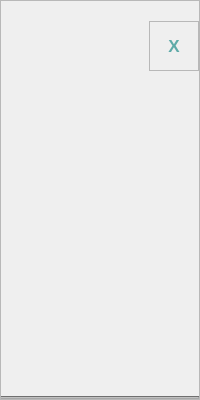
                     <widget class="QFrame" name="frame_53">
                      <property name="minimumSize">
                       <size>
                        <width>0</width>
                        <height>400</height>
                       </size>
                      </property>
                      <property name="frameShape">
                       <enum>QFrame::StyledPanel</enum>
                      </property>
                      <property name="frameShadow">
                       <enum>QFrame::Raised</enum>
                      </property>
                      <layout class="QVBoxLayout" name="verticalLayout_45">
                       <property name="spacing">
                        <number>0</number>
                       </property>
                       <property name="leftMargin">
                        <number>0</number>
                       </property>
                       <property name="topMargin">
                        <number>15</number>
                       </property>
                       <property name="rightMargin">
                        <number>0</number>
                       </property>
                       <property name="bottomMargin">
                        <number>0</number>
                       </property>
                       <item alignment="Qt::AlignRight">
                        <widget class="QFrame" name="frame_6">
                         <property name="minimumSize">
                          <size>
                           <width>50</width>
                           <height>50</height>
                          </size>
                         </property>
                         <property name="maximumSize">
                          <size>
                           <width>40</width>
                           <height>40</height>
                          </size>
                         </property>
                         <property name="frameShape">
                          <enum>QFrame::StyledPanel</enum>
                         </property>
                         <property name="frameShadow">
                          <enum>QFrame::Raised</enum>
                         </property>
                         <layout class="QHBoxLayout" name="horizontalLayout_64">
                          <item>
                           <widget class="QPushButton" name="btn_close_report_continer">
                            <property name="enabled">
                             <bool>true</bool>
                            </property>
                            <property name="minimumSize">
                             <size>
                              <width>0</width>
                              <height>30</height>
                             </size>
                            </property>
                            <property name="font">
                             <font>
                              <pointsize>13</pointsize>
                              <weight>75</weight>
                              <bold>true</bold>
                             </font>
                            </property>
                            <property name="styleSheet">
                             <string notr="true">QPushButton{
color:rgb(94, 170, 168);
border-radius:10px;
}

QPushButton:hover{
background-color: qlineargradient(spread:pad, x1:0, y1:0.5, x2:0.5, y2:0.45,stop:0 rgba(255, 255, 255, 226) , stop:1 rgba(94, 170, 168,100));
color:#FFFFFF;
}

QPushButton:pressed{
	padding-left:5px;
	padding-top:5px;
	background-color:rgb(94, 170, 168);
	color:#FFFFFF;
}
</string>
                            </property>
                            <property name="text">
                             <string>X</string>
                            </property>
                           </widget>
                          </item>
                         </layout>
                        </widget>
                       </item>
                       <item alignment="Qt::AlignTop">
                        <widget class="QLabel" name="lbl_user_chat_info">
                         <property name="minimumSize">
                          <size>
                           <width>0</width>
                           <height>300</height>
                          </size>
                         </property>
                         <property name="text">
                          <string/>
                         </property>
                        </widget>
                       </item>
                       <item>
                        <widget class="Line" name="line_3">
                         <property name="styleSheet">
                          <string notr="true">background-color: rgb(167, 167, 167);</string>
                         </property>
                         <property name="orientation">
                          <enum>Qt::Horizontal</enum>
                         </property>
                        </widget>
                       </item>
                      </layout>
                     </widget>
